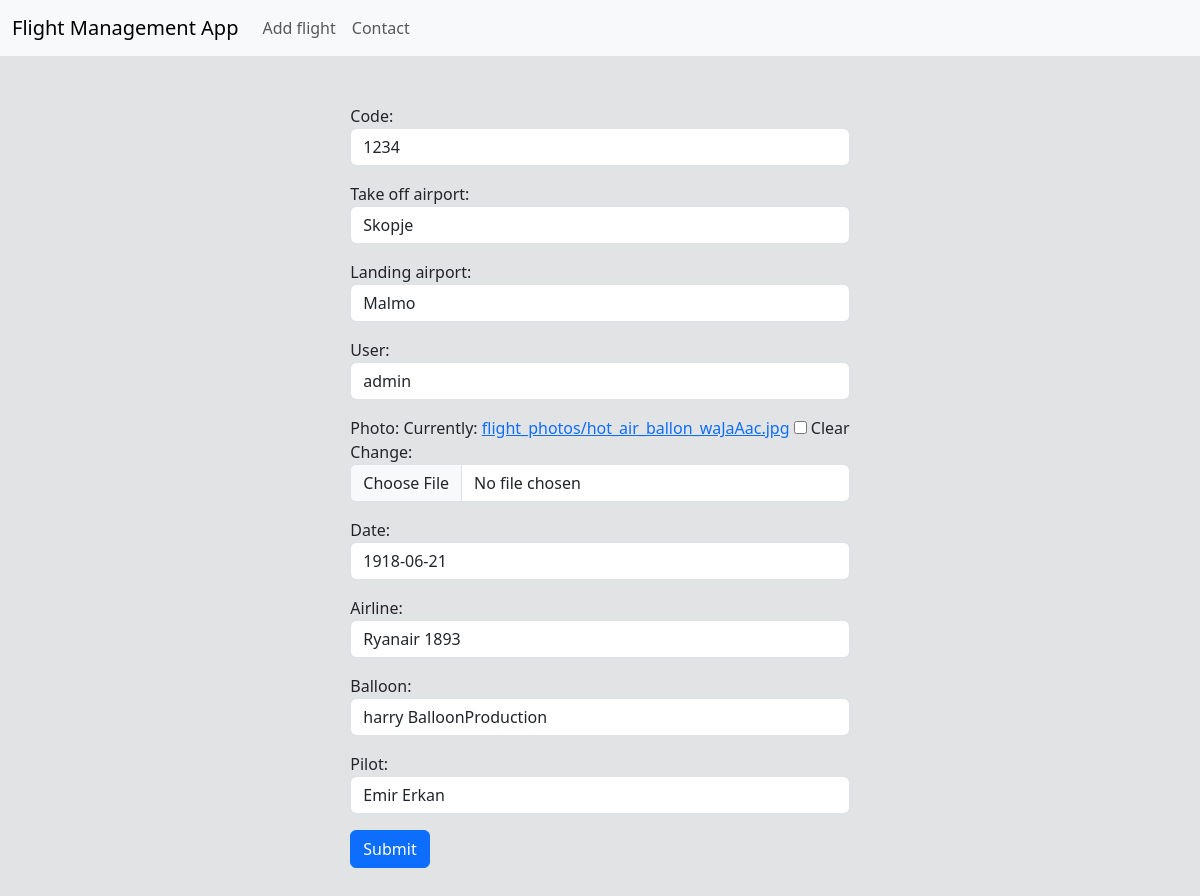
The page /edit-flight/1 on the database its author committed.
### flight/models.py (models this page shows, shortened)
class Flight(models.Model):
    code = models.CharField(max_length=100, unique=True)
    take_off_airport = models.CharField(max_length=100, null=True, blank=True)
    landing_airport = models.CharField(max_length=100, null=True, blank=True)
    user = models.ForeignKey(User, on_delete=models.CASCADE, null=True, blank=True)
    photo = models.ImageField(upload_to="flight_photos/", null=True, blank=True)
    date = models.DateField(null=True, blank=True)
    airline = models.ForeignKey(Airline, on_delete=models.CASCADE)
    balloon = models.ForeignKey(Balloon, on_delete=models.CASCADE)
    pilot = models.ForeignKey(Pilot, on_delete=models.CASCADE)

### flight/views.py (the view)
# urls.py: path('edit-flight/<flight_id>', flightViews.edit_flight, name='edit-flight'),
def edit_flight(request, flight_id):
    flight = get_object_or_404(Flight, pk=flight_id)
    if request.method == 'POST':
        form = FlightForm(request.POST, request.FILES, instance=flight)
        if form.is_valid():
            form.save()
        return redirect('index')
    form = FlightForm(instance=flight)
    return render(request, "edit_flight.html", context={'form': form, 'flight_id': flight_id})

### flight/forms.py
class FlightForm(forms.ModelForm):
    def __init__(self, *args ,**kwargs):
        super(FlightForm, self).__init__(*args, **kwargs)
        for field_name, field in self.fields.items():
            if not isinstance(field.widget, forms.CheckboxInput):
                field.widget.attrs['class'] = 'form-control'
    class Meta:
        model = Flight
        fields = "__all__"

### flight/models.py (called while the page is built)
    def __str__(self):
        return f"{self.name} {self.surname}"

    def __str__(self):
        return f"{self.name} {self.manufacturer}"

    def __str__(self):
        return f"{self.name} {self.year_founded}"

### flight/templates/edit_flight.html (shortened to what this page needs)
{% load static %}
<!DOCTYPE html>
<html lang="en">
<head>
    <link rel="stylesheet" href="{% static 'bootstrap/css/bootstrap.css' %}"/>
</head>
<body>
<nav class="navbar navbar-expand-lg bg-body-tertiary">
  <div class="container-fluid">
    <a class="navbar-brand" href="/index">Flight Management App</a>
    <div class="collapse navbar-collapse" id="navbarNav">
      <ul class="navbar-nav">
        <li class="nav-item">
          <a class="nav-link" aria-current="page" href="/add-flight">Add flight</a>
        </li>
          <li class="nav-item">
          <a class="nav-link" aria-current="page" href="/contact">Contact</a>
        </li>
      </ul>
    </div>
  </div>
</nav>
<div class="py-5 d-flex justify-content-center bg-secondary-subtle">
    <form method="post" action="{% url 'edit-flight' flight_id %}" enctype="multipart/form-data">
        {{ form.as_p }}
        <button class="btn btn-primary" type="submit">Submit</button>
    </form>
</div>
</body>
</html>

### rows shown on the page
Flight: code "1234", take_off_airport "Skopje", landing_airport "Malmo", user "admin", date "1918-06-21", airline "Ryanair 1893", balloon "harry BalloonProduction", pilot "Emir Erkan"
